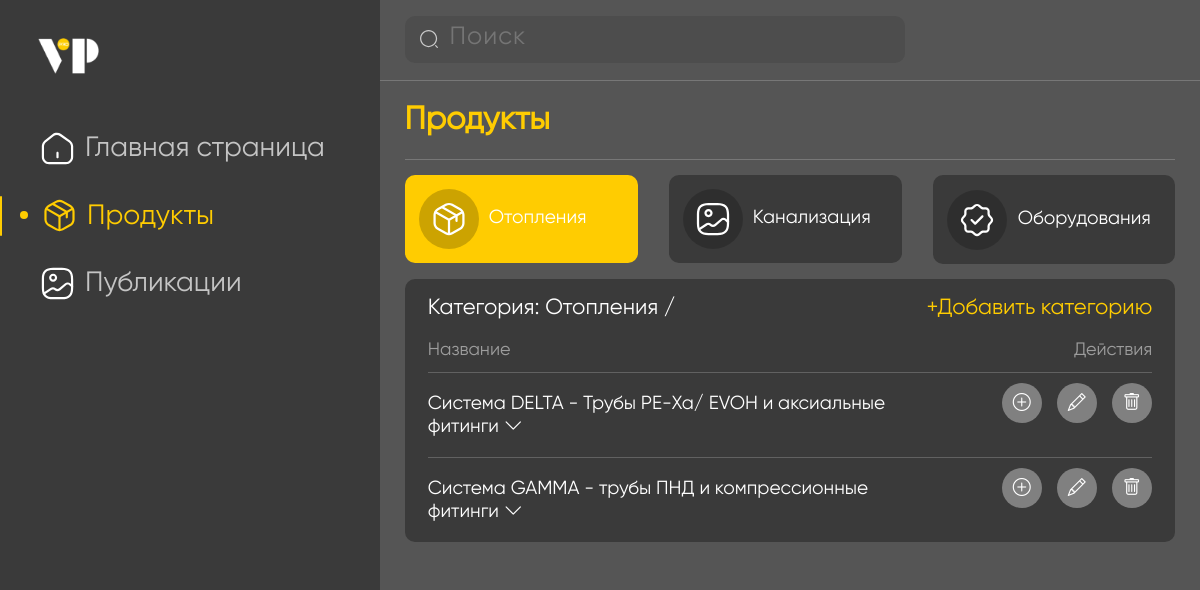
Page /manage/product/1/ (signed in) on the earlier database version.
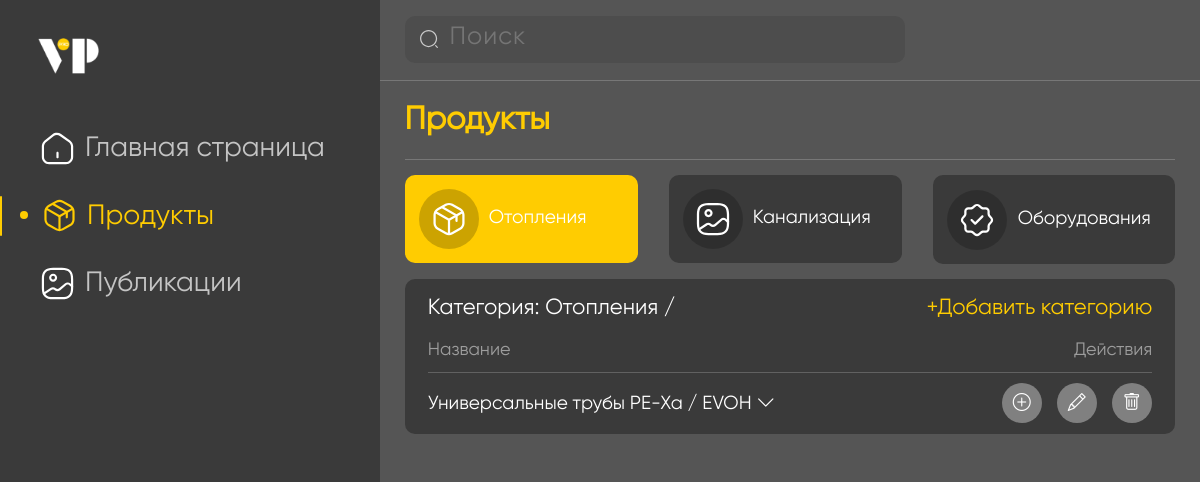
Same page on the later database version.
### main/models.py (models this page shows, shortened)
class ProductCategory2(models.Model):
    name = models.CharField("Sertifikatlar kategoriyasi",max_length=150)
    bind = models.ForeignKey(ProductCategory1, on_delete=models.CASCADE)
    date = models.DateField(auto_now_add=True)
    class Meta:
        verbose_name = "Product Categories2"
        verbose_name_plural = "Product Categories2"

### main/views.py (the view, shortened to what this page needs)
# urls.py: path('product/<int:cat_id>/', admin_products, name='admin_products'),
def admin_products(request, cat_id):
    if request.user.is_authenticated:
        category2 = ProductCategory2.objects.select_related("bind").filter(bind=cat_id)
        context = {
                "index": 1,
                "procuct_categories2": category2,
                "procuct_categories3": ProductCategory3.objects.select_related("bind").all(),
                "panel_index": cat_id-1,
                "search": cat_id
                   }
        if category2:
            context["short"] = category2[0].bind
        else:
            context["short"] = ProductCategory1.objects.get(id=cat_id)
        return render(request, 'admin_manage/admin_product.html', context)
    else:
        return HttpResponse("<h1 style='text-align:center;'>You are not admin</h1>")

### templates/admin_manage/admin_product.html (shortened to what this page needs)
{% extends './baseadmin/base_panel.html' %}
{% block main_panel %}
<div class="right_panel_title">
    <p>Продукты</p>
</div>
<div class="menu_carts_block">
    <div class="menu_cart">
        <a href="/manage/product/1/">
            <div class="cart_img">
            </div>
            <div class="cart_text">
                <p>Отопления</p>
            </div>
        </a>
    </div>
    <div class="menu_cart">
        <a href="/manage/product/2/">
            <div class="cart_img">
            </div>
            <div class="cart_text">
                <p>Канализация</p>
            </div>
        </a>
    </div>
    <div class="menu_cart">
        <a href="/manage/product/3/">
            <div class="cart_img">
            </div>
            <div class="cart_text">
                <p>Оборудования</p>
            </div>
        </a>
    </div>
</div>
<div class="right_panel_table_container">
    <div class="table_title">
        <p>Категория: <a href="/manage/product/{{short.id}}"> {{short.short}}</a> / <a class="url_category2"></a><a class="url_category3"></a></p>
        <p style="color:#ffcc01; cursor:pointer;" onclick="add_cat2()">+Добавить категорию</p>
    </div>
    <div class="right_panel_table">
        <table>
            <thead>
                <tr class="right_panel_actions">
                    <th>Название</th>
                    <th>Действия</th>
                </tr>
            </thead>
            <tbody class="category2_tabel">
                {% for category2 in procuct_categories2 %}
                <tr class="tr_category">
                    <td class="td_product">
                        <p class="category_top" onclick="get_category(this)">
                             {{category2.name}} <i class="bi bi-chevron-down"></i>
                        </p>
                     </td>
                     <td class="td_product_actions">
                        <div class="admin_add" data-add="{{category2.id}}" data-action="add" onclick="add_category(this,'cat2')">
                            <i class="bi bi-plus-circle"></i>
                        </div>
                        <div class="admin_edit" data-edit="{{category2.id}}" data-action="edit" onclick="edit_category(this,'cat2')">
                            <i class="bi bi-pencil"></i>
                        </div>
                        <div class="admin_delete" data-delete="{{category2.id}}" onclick="delete_category(this,'cat2')">
                            <i class="bi bi-trash"></i>
                        </div>
                     </td>
                 </tr>
                {% endfor %}
            </tbody>
        </table>
    </div>
</div>
{% endblock %}

Differences in the rows shown:
no longer on this page (row edited): ProductCategory2: name "Система GAMMA - трубы ПНД и компрессионные фитинги"
changed ProductCategory2: name "Система DELTA - Трубы PE-Xa/ EVOH и аксиальные фитинги" → "Универсальные трубы PE-Xa / EVOH"
